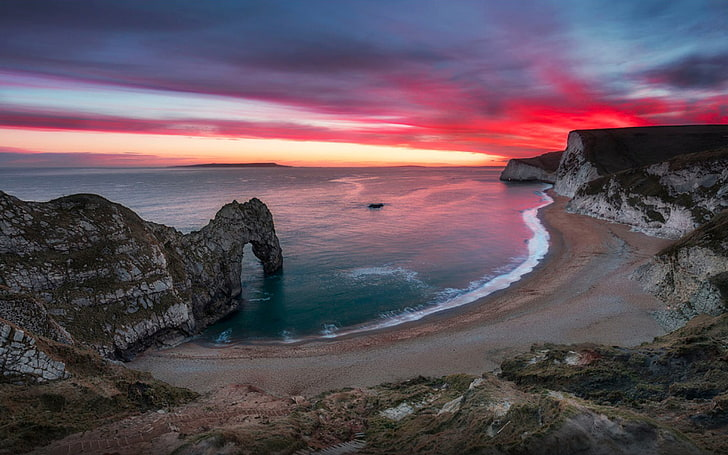
#> input picture opencv/Photos/manzara.jpg, 728 x 455 px
$ python ContourDetection.py
#> lines starting #> are read from the running program, lines starting #| are printed output that depends on the picture; after the words box and inside, x2 and y2 are one past the last pixel; in counts of white or black regions, pixels touching at a corner belong together
#CONTOUR DETECTION-
import cv2 as cv
import numpy as np

img = cv.imread('Photos/manzara.jpg')
#> img is the input picture: shape (455, 728, 3); mean B, G, R 93.2, 82.1, 97
cv.imshow('Manzara', img)

#resim ile aynı boyuta ve veri tipine sahip siyah bir görüntü oluşturur. Bu, kontur çizme işlemi için bir arka plan oluşturur.
blank = np.zeros(img.shape,dtype='uint8')
cv.imshow('Blank', blank)

gray = cv.cvtColor(img, cv.COLOR_BGR2GRAY)
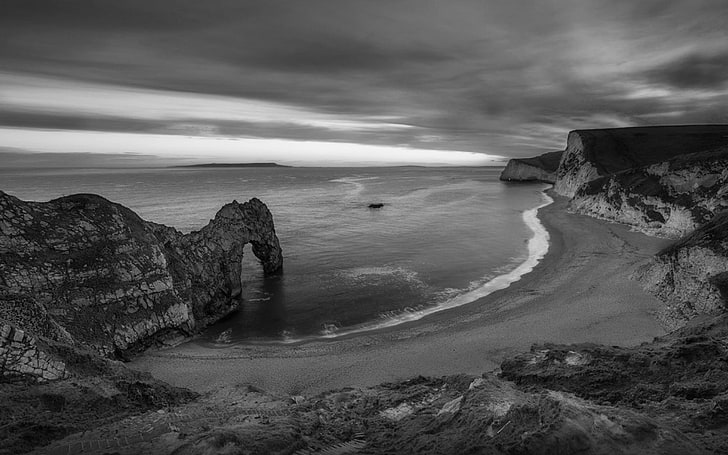
#> gray: shape (455, 728); min 0, max 252, mean 87.8
cv.imshow('Gray', gray)

#Gri tonlamalı resme Gauss bulanıklığı uygular
blur = cv.GaussianBlur(gray,(5,5), cv.BORDER_DEFAULT)
cv.imshow('Blur', blur)

canny = cv.Canny(blur, 125, 175)
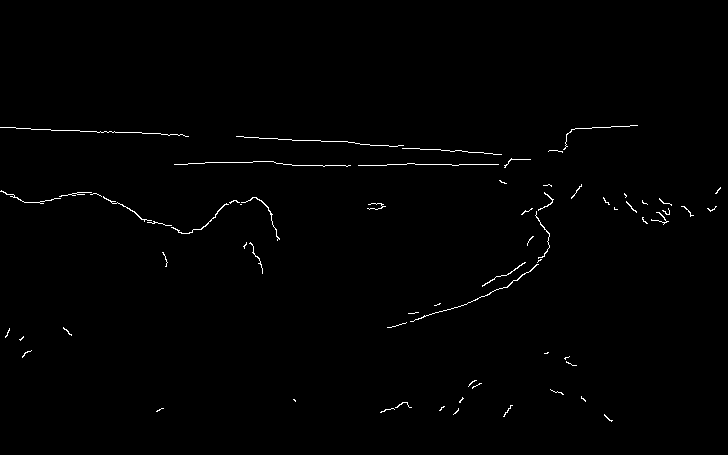
#> canny: shape (455, 728); 0.72% white in thin lines or dots, all inside (x1, y1, x2, y2) = (0, 125, 721, 422)
cv.imshow('Canny Edges', canny)

# Gri tonlamalı görüntüyü ikili bir eşikleme yöntemi kullanarak ikili bir görüntüye dönüştürür. Eşik değeri 125 olarak belirlenmiştir.
#cv.threshold gri tonlamalı görüntüyü eşik değerine göre ikili bir görüntüye dönüştürmek için kullanılır.
ret, thresh = cv.threshold(gray,125,255, cv.THRESH_BINARY)
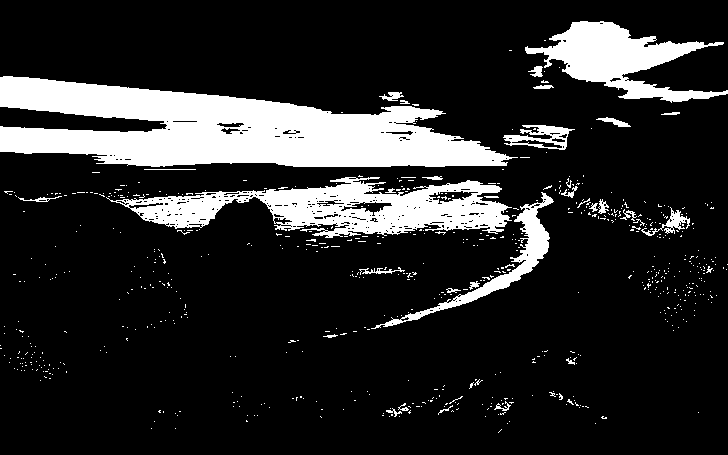
#> thresh: shape (455, 728); 16.1% white; 660 white regions (626 under 20 px)
cv.imshow('Thresh', thresh)

#Kenarlar bulunur ve kontur bilgileri 'contours' değişkenine atanır.
#cv.findContours fonku ikili görüntü üzerindeki nesnelerin konturlarını(sınırlarını)bulmak için kullanılır.Bu,nesneleri algılamak,tanımak,izlemek vb. uygulamada kullanılabilir.
contours, hierarchies = cv.findContours(canny, cv.RETR_LIST, cv.CHAIN_APPROX_NONE)
#> contours = 66 contours, 62 with area under 20; largest, box (x1, y1, x2, y2) and area: (410, 264, 539, 322) 28, (171, 203, 229, 234) 27, (241, 197, 280, 241) 22, (103, 196, 152, 222) 20
print(f'{len(contours)} contour(s) found!')
#| 66 contour(s) found!

#Siyah arka plan üzerine tüm konturları çizer. Çizgi rengi kırmızı, kalınlık 1 olarak belirlenmiştir.
cv.drawContours(blank, contours, -1,(0,0,255),1)
cv.imshow('ContoursDrawn', blank)


cv.waitKey(0)

$ run again, with opencv/Photos/cate.jpg copied over opencv/Photos/manzara.jpg
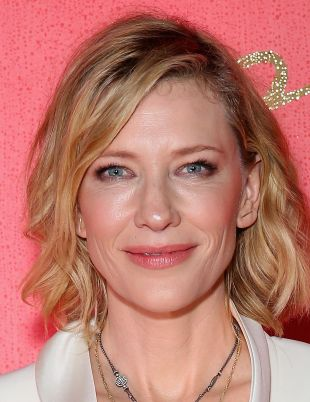
#> input picture opencv/Photos/cate.jpg, 310 x 402 px
#> img is the input picture: shape (402, 310, 3); mean B, G, R 108.5, 119.7, 187.9
#> `canny = cv.Canny(blur, 125, 175)`:
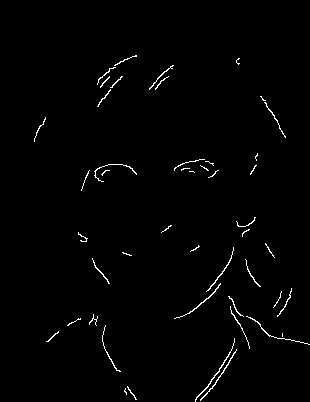
#> canny: shape (402, 310); 1.2% white in thin lines or dots, all inside (x1, y1, x2, y2) = (34, 55, 310, 402)
#> `ret, thresh = cv.threshold(gray,125,255, cv.THRESH_BINARY)`:
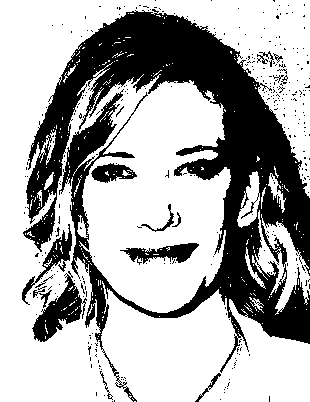
#> thresh: shape (402, 310); 67.4% white; 336 black regions (320 under 20 px)
#> contours = 47 contours, 43 with area under 20; largest, box (x1, y1, x2, y2) and area: (195, 338, 235, 402) 35, (200, 349, 237, 401) 32, (174, 283, 221, 319) 28, (206, 247, 234, 292) 24
#| 47 contour(s) found!
